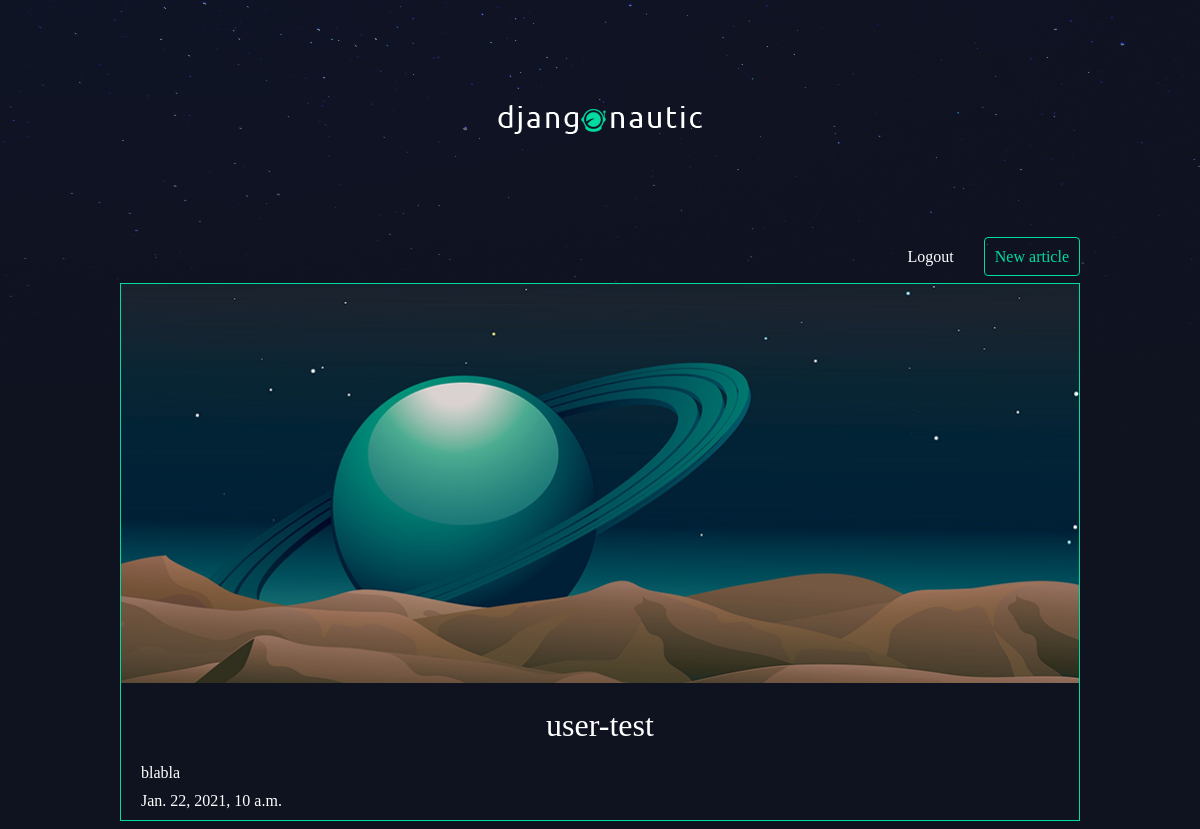
Page /articles/user-test/ (signed in) on the committed database.
### articles/models.py (models this page shows, shortened)
class Article(models.Model):
    title = models.CharField(max_length=100)
    slug = models.SlugField()
    body = models.TextField()
    date = models.DateTimeField(auto_now_add = True)
    thumb = models.ImageField(default='default.png',blank=True)
    author = models.ForeignKey(User,on_delete=models.CASCADE, default=None)

### articles/views.py (the view)
# urls.py: re_path(r'^(?P<slug>[\w-]+)/$',views.article_detail, name='detail'),
def article_detail(request, slug):
    article = Article.objects.get(slug=slug)
    return render(request, 'articles/article_detail.html',{'article':article})

### articles/templates/articles/article_detail.html
{% extends 'base_layout.html' %}
{% block content %}
    <div class="article-detail">
        <div class="article">
            <img src="{{ article.thumb.url }}" />
            <h2>
                 {{ article.title }}
            </h2>
            <p>{{ article.body }}</p>
            <p>{{ article.date }}</p>
        </div>
    </div>
{% endblock %}

### assets/styles.css (style rules this page uses)
body { background-color: #0f121f; background-image: url(/static/stars.png); background-repeat: no-repeat; color: #fff; }
body * { font-family: Ubuntu; }
h1, h2, h3, h4, h5 { font-weight: normal; margin: 0; }
.article { padding: 10px; border: 1px solid #00dba0; position: relative; padding-bottom: 40px; }
.article h2 { font-size: 1.2em; }
.article-detail .article { padding: 0; }
.article-detail .article img { max-width: 100%; }
.article-detail .article h2 { text-align: center; margin: 20px auto; font-size: 2em }
.article-detail .article p { margin: 10px 20px }

### rows in the picture
Article: thumb (placeholder picture), title "user-test", body "blabla", date "Jan. 22, 2021, 10 a.m."
